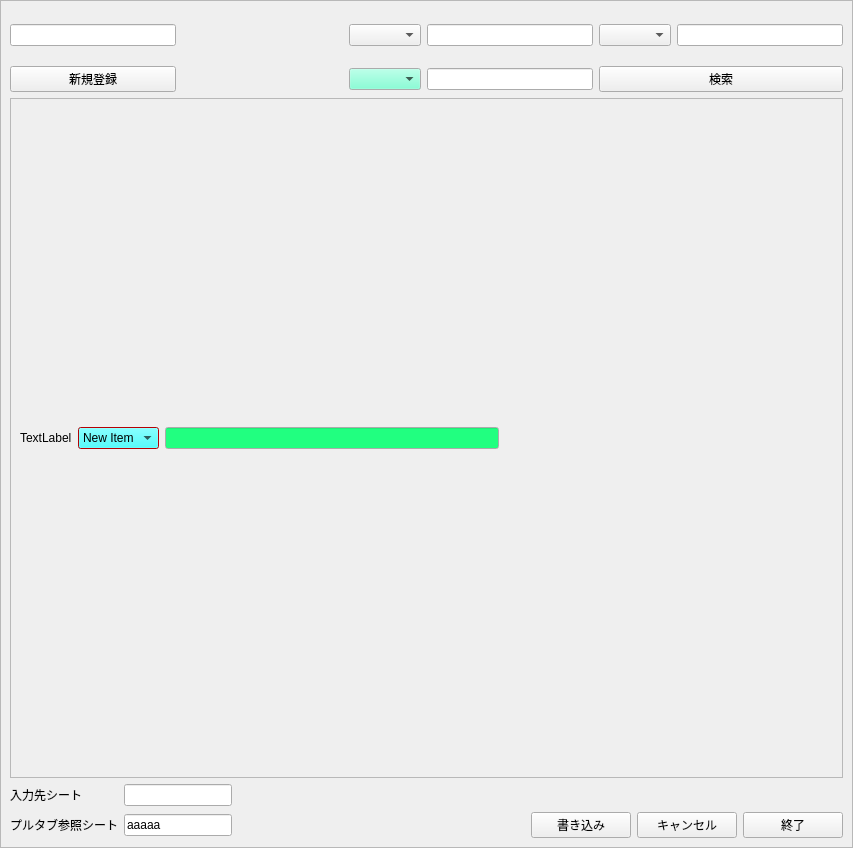
<?xml version="1.0" encoding="UTF-8"?>
<ui version="4.0">
 <class>scrollArea</class>
 <widget class="QScrollArea" name="scrollArea">
  <property name="geometry">
   <rect>
    <x>0</x>
    <y>0</y>
    <width>853</width>
    <height>848</height>
   </rect>
  </property>
  <property name="windowTitle">
   <string>ScrollArea</string>
  </property>
  <property name="widgetResizable">
   <bool>true</bool>
  </property>
  <widget class="QWidget" name="scrollAreaWidgetContents">
   <property name="geometry">
    <rect>
     <x>0</x>
     <y>0</y>
     <width>851</width>
     <height>846</height>
    </rect>
   </property>
   <layout class="QVBoxLayout" name="scrollVerticalLayout">
    <item>
     <layout class="QVBoxLayout" name="verticalLayoutScroll">
      <item>
       <layout class="QGridLayout" name="gridLayoutTop">
        <item row="0" column="2">
         <widget class="QComboBox" name="comboRef1"/>
        </item>
        <item row="1" column="2">
         <widget class="QComboBox" name="comboRef2">
          <property name="palette">
           <palette>
            <active>
             <colorrole role="Button">
              <brush brushstyle="SolidPattern">
               <color alpha="255">
                <red>102</red>
                <green>255</green>
                <blue>204</blue>
               </color>
              </brush>
             </colorrole>
            </active>
            <inactive>
             <colorrole role="Button">
              <brush brushstyle="SolidPattern">
               <color alpha="255">
                <red>102</red>
                <green>255</green>
                <blue>204</blue>
               </color>
              </brush>
             </colorrole>
            </inactive>
            <disabled>
             <colorrole role="Button">
              <brush brushstyle="SolidPattern">
               <color alpha="255">
                <red>102</red>
                <green>255</green>
                <blue>204</blue>
               </color>
              </brush>
             </colorrole>
            </disabled>
           </palette>
          </property>
         </widget>
        </item>
        <item row="0" column="1">
         <spacer name="horizontalSpacerTop">
          <property name="orientation">
           <enum>Qt::Horizontal</enum>
          </property>
          <property name="sizeType">
           <enum>QSizePolicy::MinimumExpanding</enum>
          </property>
          <property name="sizeHint" stdset="0">
           <size>
            <width>50</width>
            <height>50</height>
           </size>
          </property>
         </spacer>
        </item>
        <item row="0" column="0">
         <widget class="QLineEdit" name="lineRow">
          <property name="sizePolicy">
           <sizepolicy hsizetype="Expanding" vsizetype="Fixed">
            <horstretch>0</horstretch>
            <verstretch>0</verstretch>
           </sizepolicy>
          </property>
          <property name="minimumSize">
           <size>
            <width>50</width>
            <height>0</height>
           </size>
          </property>
         </widget>
        </item>
        <item row="0" column="3">
         <widget class="QLineEdit" name="lineRef1"/>
        </item>
        <item row="0" column="5">
         <widget class="QLineEdit" name="lineSearch"/>
        </item>
        <item row="1" column="3">
         <widget class="QLineEdit" name="lineRef2"/>
        </item>
        <item row="0" column="4">
         <widget class="QComboBox" name="comboSearch"/>
        </item>
        <item row="1" column="0">
         <widget class="QPushButton" name="pushNewRow">
          <property name="sizePolicy">
           <sizepolicy hsizetype="Preferred" vsizetype="Fixed">
            <horstretch>0</horstretch>
            <verstretch>0</verstretch>
           </sizepolicy>
          </property>
          <property name="text">
           <string>新規登録</string>
          </property>
         </widget>
        </item>
        <item row="1" column="4" colspan="2">
         <widget class="QPushButton" name="pushSearch">
          <property name="text">
           <string>検索</string>
          </property>
         </widget>
        </item>
       </layout>
      </item>
      <item>
       <widget class="QScrollArea" name="scrollMiddle">
        <property name="widgetResizable">
         <bool>true</bool>
        </property>
        <widget class="QWidget" name="scrollAreaWidgetContents_2">
         <property name="geometry">
          <rect>
           <x>0</x>
           <y>0</y>
           <width>823</width>
           <height>642</height>
          </rect>
         </property>
         <layout class="QVBoxLayout" name="verticalLayout">
          <item>
           <layout class="QHBoxLayout" name="horizontalLayoutMacro">
            <item>
             <widget class="QLabel" name="labelMacro">
              <property name="text">
               <string>TextLabel</string>
              </property>
             </widget>
            </item>
            <item>
             <widget class="QComboBox" name="comboBoxMacro">
              <property name="palette">
               <palette>
                <active>
                 <colorrole role="WindowText">
                  <brush brushstyle="SolidPattern">
                   <color alpha="255">
                    <red>0</red>
                    <green>0</green>
                    <blue>0</blue>
                   </color>
                  </brush>
                 </colorrole>
                 <colorrole role="Button">
                  <brush brushstyle="SolidPattern">
                   <color alpha="255">
                    <red>32</red>
                    <green>255</green>
                    <blue>255</blue>
                   </color>
                  </brush>
                 </colorrole>
                 <colorrole role="Light">
                  <brush brushstyle="SolidPattern">
                   <color alpha="255">
                    <red>128</red>
                    <green>0</green>
                    <blue>128</blue>
                   </color>
                  </brush>
                 </colorrole>
                 <colorrole role="Midlight">
                  <brush brushstyle="SolidPattern">
                   <color alpha="255">
                    <red>128</red>
                    <green>128</green>
                    <blue>3</blue>
                   </color>
                  </brush>
                 </colorrole>
                 <colorrole role="Dark">
                  <brush brushstyle="SolidPattern">
                   <color alpha="255">
                    <red>128</red>
                    <green>0</green>
                    <blue>64</blue>
                   </color>
                  </brush>
                 </colorrole>
                 <colorrole role="Mid">
                  <brush brushstyle="SolidPattern">
                   <color alpha="255">
                    <red>255</red>
                    <green>255</green>
                    <blue>10</blue>
                   </color>
                  </brush>
                 </colorrole>
                 <colorrole role="Text">
                  <brush brushstyle="SolidPattern">
                   <color alpha="255">
                    <red>0</red>
                    <green>0</green>
                    <blue>0</blue>
                   </color>
                  </brush>
                 </colorrole>
                 <colorrole role="BrightText">
                  <brush brushstyle="SolidPattern">
                   <color alpha="255">
                    <red>255</red>
                    <green>255</green>
                    <blue>255</blue>
                   </color>
                  </brush>
                 </colorrole>
                 <colorrole role="ButtonText">
                  <brush brushstyle="SolidPattern">
                   <color alpha="255">
                    <red>0</red>
                    <green>0</green>
                    <blue>0</blue>
                   </color>
                  </brush>
                 </colorrole>
                 <colorrole role="Base">
                  <brush brushstyle="SolidPattern">
                   <color alpha="255">
                    <red>252</red>
                    <green>2</green>
                    <blue>255</blue>
                   </color>
                  </brush>
                 </colorrole>
                 <colorrole role="Window">
                  <brush brushstyle="SolidPattern">
                   <color alpha="255">
                    <red>252</red>
                    <green>1</green>
                    <blue>7</blue>
                   </color>
                  </brush>
                 </colorrole>
                 <colorrole role="Shadow">
                  <brush brushstyle="SolidPattern">
                   <color alpha="255">
                    <red>128</red>
                    <green>0</green>
                    <blue>255</blue>
                   </color>
                  </brush>
                 </colorrole>
                 <colorrole role="AlternateBase">
                  <brush brushstyle="SolidPattern">
                   <color alpha="255">
                    <red>16</red>
                    <green>128</green>
                    <blue>64</blue>
                   </color>
                  </brush>
                 </colorrole>
                 <colorrole role="NoRole">
                  <brush brushstyle="SolidPattern">
                   <color alpha="255">
                    <red>128</red>
                    <green>64</green>
                    <blue>2</blue>
                   </color>
                  </brush>
                 </colorrole>
                </active>
                <inactive>
                 <colorrole role="WindowText">
                  <brush brushstyle="SolidPattern">
                   <color alpha="255">
                    <red>0</red>
                    <green>0</green>
                    <blue>0</blue>
                   </color>
                  </brush>
                 </colorrole>
                 <colorrole role="Button">
                  <brush brushstyle="SolidPattern">
                   <color alpha="255">
                    <red>32</red>
                    <green>255</green>
                    <blue>255</blue>
                   </color>
                  </brush>
                 </colorrole>
                 <colorrole role="Light">
                  <brush brushstyle="SolidPattern">
                   <color alpha="255">
                    <red>128</red>
                    <green>0</green>
                    <blue>128</blue>
                   </color>
                  </brush>
                 </colorrole>
                 <colorrole role="Midlight">
                  <brush brushstyle="SolidPattern">
                   <color alpha="255">
                    <red>128</red>
                    <green>128</green>
                    <blue>3</blue>
                   </color>
                  </brush>
                 </colorrole>
                 <colorrole role="Dark">
                  <brush brushstyle="SolidPattern">
                   <color alpha="255">
                    <red>128</red>
                    <green>0</green>
                    <blue>64</blue>
                   </color>
                  </brush>
                 </colorrole>
                 <colorrole role="Mid">
                  <brush brushstyle="SolidPattern">
                   <color alpha="255">
                    <red>255</red>
                    <green>255</green>
                    <blue>10</blue>
                   </color>
                  </brush>
                 </colorrole>
                 <colorrole role="Text">
                  <brush brushstyle="SolidPattern">
                   <color alpha="255">
                    <red>0</red>
                    <green>0</green>
                    <blue>0</blue>
                   </color>
                  </brush>
                 </colorrole>
                 <colorrole role="BrightText">
                  <brush brushstyle="SolidPattern">
                   <color alpha="255">
                    <red>255</red>
                    <green>255</green>
                    <blue>255</blue>
                   </color>
                  </brush>
                 </colorrole>
                 <colorrole role="ButtonText">
                  <brush brushstyle="SolidPattern">
                   <color alpha="255">
                    <red>0</red>
                    <green>0</green>
                    <blue>0</blue>
                   </color>
                  </brush>
                 </colorrole>
                 <colorrole role="Base">
                  <brush brushstyle="SolidPattern">
                   <color alpha="255">
                    <red>252</red>
                    <green>2</green>
                    <blue>255</blue>
                   </color>
                  </brush>
                 </colorrole>
                 <colorrole role="Window">
                  <brush brushstyle="SolidPattern">
                   <color alpha="255">
                    <red>252</red>
                    <green>1</green>
                    <blue>7</blue>
                   </color>
                  </brush>
                 </colorrole>
                 <colorrole role="Shadow">
                  <brush brushstyle="SolidPattern">
                   <color alpha="255">
                    <red>128</red>
                    <green>0</green>
                    <blue>255</blue>
                   </color>
                  </brush>
                 </colorrole>
                 <colorrole role="AlternateBase">
                  <brush brushstyle="SolidPattern">
                   <color alpha="255">
                    <red>16</red>
                    <green>128</green>
                    <blue>64</blue>
                   </color>
                  </brush>
                 </colorrole>
                 <colorrole role="NoRole">
                  <brush brushstyle="SolidPattern">
                   <color alpha="255">
                    <red>128</red>
                    <green>64</green>
                    <blue>2</blue>
                   </color>
                  </brush>
                 </colorrole>
                </inactive>
                <disabled>
                 <colorrole role="WindowText">
                  <brush brushstyle="SolidPattern">
                   <color alpha="255">
                    <red>128</red>
                    <green>0</green>
                    <blue>64</blue>
                   </color>
                  </brush>
                 </colorrole>
                 <colorrole role="Button">
                  <brush brushstyle="SolidPattern">
                   <color alpha="255">
                    <red>32</red>
                    <green>255</green>
                    <blue>255</blue>
                   </color>
                  </brush>
                 </colorrole>
                 <colorrole role="Light">
                  <brush brushstyle="SolidPattern">
                   <color alpha="255">
                    <red>128</red>
                    <green>0</green>
                    <blue>128</blue>
                   </color>
                  </brush>
                 </colorrole>
                 <colorrole role="Midlight">
                  <brush brushstyle="SolidPattern">
                   <color alpha="255">
                    <red>128</red>
                    <green>128</green>
                    <blue>3</blue>
                   </color>
                  </brush>
                 </colorrole>
                 <colorrole role="Dark">
                  <brush brushstyle="SolidPattern">
                   <color alpha="255">
                    <red>128</red>
                    <green>0</green>
                    <blue>64</blue>
                   </color>
                  </brush>
                 </colorrole>
                 <colorrole role="Mid">
                  <brush brushstyle="SolidPattern">
                   <color alpha="255">
                    <red>255</red>
                    <green>255</green>
                    <blue>10</blue>
                   </color>
                  </brush>
                 </colorrole>
                 <colorrole role="Text">
                  <brush brushstyle="SolidPattern">
                   <color alpha="255">
                    <red>128</red>
                    <green>0</green>
                    <blue>64</blue>
                   </color>
                  </brush>
                 </colorrole>
                 <colorrole role="BrightText">
                  <brush brushstyle="SolidPattern">
                   <color alpha="255">
                    <red>255</red>
                    <green>255</green>
                    <blue>255</blue>
                   </color>
                  </brush>
                 </colorrole>
                 <colorrole role="ButtonText">
                  <brush brushstyle="SolidPattern">
                   <color alpha="255">
                    <red>128</red>
                    <green>0</green>
                    <blue>64</blue>
                   </color>
                  </brush>
                 </colorrole>
                 <colorrole role="Base">
                  <brush brushstyle="SolidPattern">
                   <color alpha="255">
                    <red>252</red>
                    <green>1</green>
                    <blue>7</blue>
                   </color>
                  </brush>
                 </colorrole>
                 <colorrole role="Window">
                  <brush brushstyle="SolidPattern">
                   <color alpha="255">
                    <red>252</red>
                    <green>1</green>
                    <blue>7</blue>
                   </color>
                  </brush>
                 </colorrole>
                 <colorrole role="Shadow">
                  <brush brushstyle="SolidPattern">
                   <color alpha="255">
                    <red>128</red>
                    <green>0</green>
                    <blue>255</blue>
                   </color>
                  </brush>
                 </colorrole>
                 <colorrole role="AlternateBase">
                  <brush brushstyle="SolidPattern">
                   <color alpha="255">
                    <red>16</red>
                    <green>128</green>
                    <blue>64</blue>
                   </color>
                  </brush>
                 </colorrole>
                 <colorrole role="NoRole">
                  <brush brushstyle="SolidPattern">
                   <color alpha="255">
                    <red>128</red>
                    <green>64</green>
                    <blue>2</blue>
                   </color>
                  </brush>
                 </colorrole>
                </disabled>
               </palette>
              </property>
              <item>
               <property name="text">
                <string>New Item</string>
               </property>
              </item>
              <item>
               <property name="text">
                <string>a</string>
               </property>
              </item>
             </widget>
            </item>
            <item>
             <widget class="QLineEdit" name="lineMacro">
              <property name="palette">
               <palette>
                <active>
                 <colorrole role="Base">
                  <brush brushstyle="SolidPattern">
                   <color alpha="255">
                    <red>33</red>
                    <green>255</green>
                    <blue>128</blue>
                   </color>
                  </brush>
                 </colorrole>
                </active>
                <inactive>
                 <colorrole role="Base">
                  <brush brushstyle="SolidPattern">
                   <color alpha="255">
                    <red>33</red>
                    <green>255</green>
                    <blue>128</blue>
                   </color>
                  </brush>
                 </colorrole>
                </inactive>
                <disabled>
                 <colorrole role="Base">
                  <brush brushstyle="SolidPattern">
                   <color alpha="255">
                    <red>236</red>
                    <green>236</green>
                    <blue>236</blue>
                   </color>
                  </brush>
                 </colorrole>
                </disabled>
               </palette>
              </property>
             </widget>
            </item>
            <item>
             <spacer name="horizontalSpacerMacro">
              <property name="orientation">
               <enum>Qt::Horizontal</enum>
              </property>
              <property name="sizeHint" stdset="0">
               <size>
                <width>40</width>
                <height>20</height>
               </size>
              </property>
             </spacer>
            </item>
           </layout>
          </item>
         </layout>
        </widget>
       </widget>
      </item>
      <item>
       <layout class="QGridLayout" name="gridLayoutBottom">
        <item row="1" column="1">
         <widget class="QLineEdit" name="lineSh2">
          <property name="sizePolicy">
           <sizepolicy hsizetype="Preferred" vsizetype="Fixed">
            <horstretch>0</horstretch>
            <verstretch>0</verstretch>
           </sizepolicy>
          </property>
          <property name="text">
           <string>aaaaa</string>
          </property>
         </widget>
        </item>
        <item row="0" column="2">
         <spacer name="horizontalSpacerBottom">
          <property name="orientation">
           <enum>Qt::Horizontal</enum>
          </property>
          <property name="sizeHint" stdset="0">
           <size>
            <width>40</width>
            <height>20</height>
           </size>
          </property>
         </spacer>
        </item>
        <item row="1" column="3">
         <widget class="QPushButton" name="pushButtonWrite">
          <property name="sizePolicy">
           <sizepolicy hsizetype="Minimum" vsizetype="Fixed">
            <horstretch>0</horstretch>
            <verstretch>0</verstretch>
           </sizepolicy>
          </property>
          <property name="minimumSize">
           <size>
            <width>100</width>
            <height>0</height>
           </size>
          </property>
          <property name="text">
           <string>書き込み</string>
          </property>
         </widget>
        </item>
        <item row="0" column="1">
         <widget class="QLineEdit" name="lineSh1">
          <property name="sizePolicy">
           <sizepolicy hsizetype="Preferred" vsizetype="Fixed">
            <horstretch>0</horstretch>
            <verstretch>0</verstretch>
           </sizepolicy>
          </property>
          <property name="minimumSize">
           <size>
            <width>100</width>
            <height>0</height>
           </size>
          </property>
         </widget>
        </item>
        <item row="0" column="0">
         <widget class="QLabel" name="labelSh1">
          <property name="sizePolicy">
           <sizepolicy hsizetype="Preferred" vsizetype="Preferred">
            <horstretch>0</horstretch>
            <verstretch>0</verstretch>
           </sizepolicy>
          </property>
          <property name="text">
           <string>入力先シート</string>
          </property>
         </widget>
        </item>
        <item row="1" column="0">
         <widget class="QLabel" name="labelSh2">
          <property name="sizePolicy">
           <sizepolicy hsizetype="Preferred" vsizetype="Preferred">
            <horstretch>0</horstretch>
            <verstretch>0</verstretch>
           </sizepolicy>
          </property>
          <property name="text">
           <string>プルタブ参照シート</string>
          </property>
         </widget>
        </item>
        <item row="1" column="4">
         <widget class="QPushButton" name="pushButtonCancel">
          <property name="sizePolicy">
           <sizepolicy hsizetype="Minimum" vsizetype="Fixed">
            <horstretch>0</horstretch>
            <verstretch>0</verstretch>
           </sizepolicy>
          </property>
          <property name="minimumSize">
           <size>
            <width>100</width>
            <height>0</height>
           </size>
          </property>
          <property name="text">
           <string>キャンセル</string>
          </property>
         </widget>
        </item>
        <item row="1" column="5">
         <widget class="QPushButton" name="pushQuit">
          <property name="sizePolicy">
           <sizepolicy hsizetype="Minimum" vsizetype="Fixed">
            <horstretch>0</horstretch>
            <verstretch>0</verstretch>
           </sizepolicy>
          </property>
          <property name="minimumSize">
           <size>
            <width>100</width>
            <height>0</height>
           </size>
          </property>
          <property name="text">
           <string>終了</string>
          </property>
         </widget>
        </item>
       </layout>
      </item>
     </layout>
    </item>
   </layout>
  </widget>
 </widget>
 <resources/>
 <connections/>
</ui>
